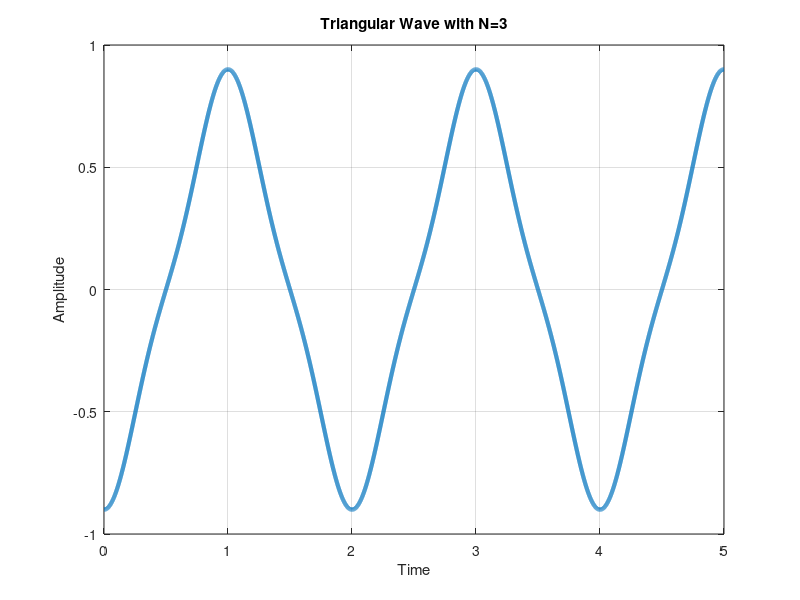

The MATLAB script that drew this image:
clc; clear all; close all 

t=0:0.001:5; 

x=(-8/(pi*pi))*exp(1i*(2*pi*0.5*t)); 
y=(-8/(9*pi*pi))*exp(1i*(2*pi*0.5*3*t)); 
s=x+y; 

plot(t,real(s),'linewidth',3); 
title('Triangular Wave with N=3'); 
ylabel('Amplitude'); 
xlabel('Time'); 
grid; 
